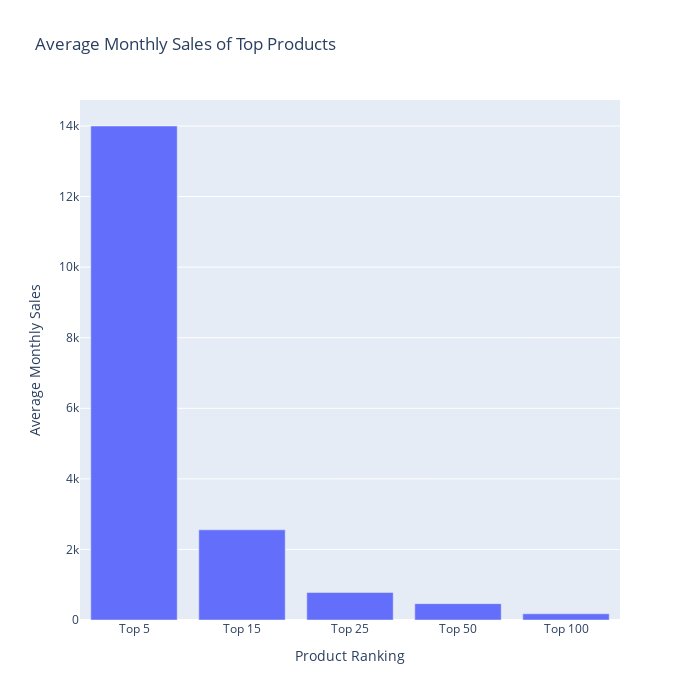

The code cell stored with this chart in its notebook:
### Code cell
bought_data = VisualizeData(
    most_bought, 
    'average bought last month', 
    "Average Monthly Sales of Top Products", 
    'Product Ranking',
    'Average Monthly Sales',
    'bar'
)
bought_data.main()

### Figure 1 — Plotly figure (JSON) as saved in the notebook; plotly's stock layout.template omitted (floating-point values rounded to 4 significant figures)
{"data": [{"alignmentgroup": "True", "hovertemplate": "Product Ranking=%{x}<br>Average Monthly Sales=%{y}<extra></extra>", "legendgroup": "", "marker": {"color": "#636efa", "pattern": {"shape": ""}}, "name": "", "offsetgroup": "", "orientation": "v", "showlegend": false, "textposition": "auto", "type": "bar", "x": ["Top 5", "Top 15", "Top 25", "Top 50", "Top 100"], "xaxis": "x", "y": [14000, 2556.0, 777.8, 464, 175.5], "yaxis": "y"}], "layout": {"barmode": "relative", "height": 700, "legend": {"tracegroupgap": 0}, "title": {"text": "Average Monthly Sales of Top Products"}, "width": 700, "xaxis": {"anchor": "y", "domain": [0, 1], "title": {"text": "Product Ranking"}}, "yaxis": {"anchor": "x", "domain": [0, 1], "title": {"text": "Average Monthly Sales"}}}}
